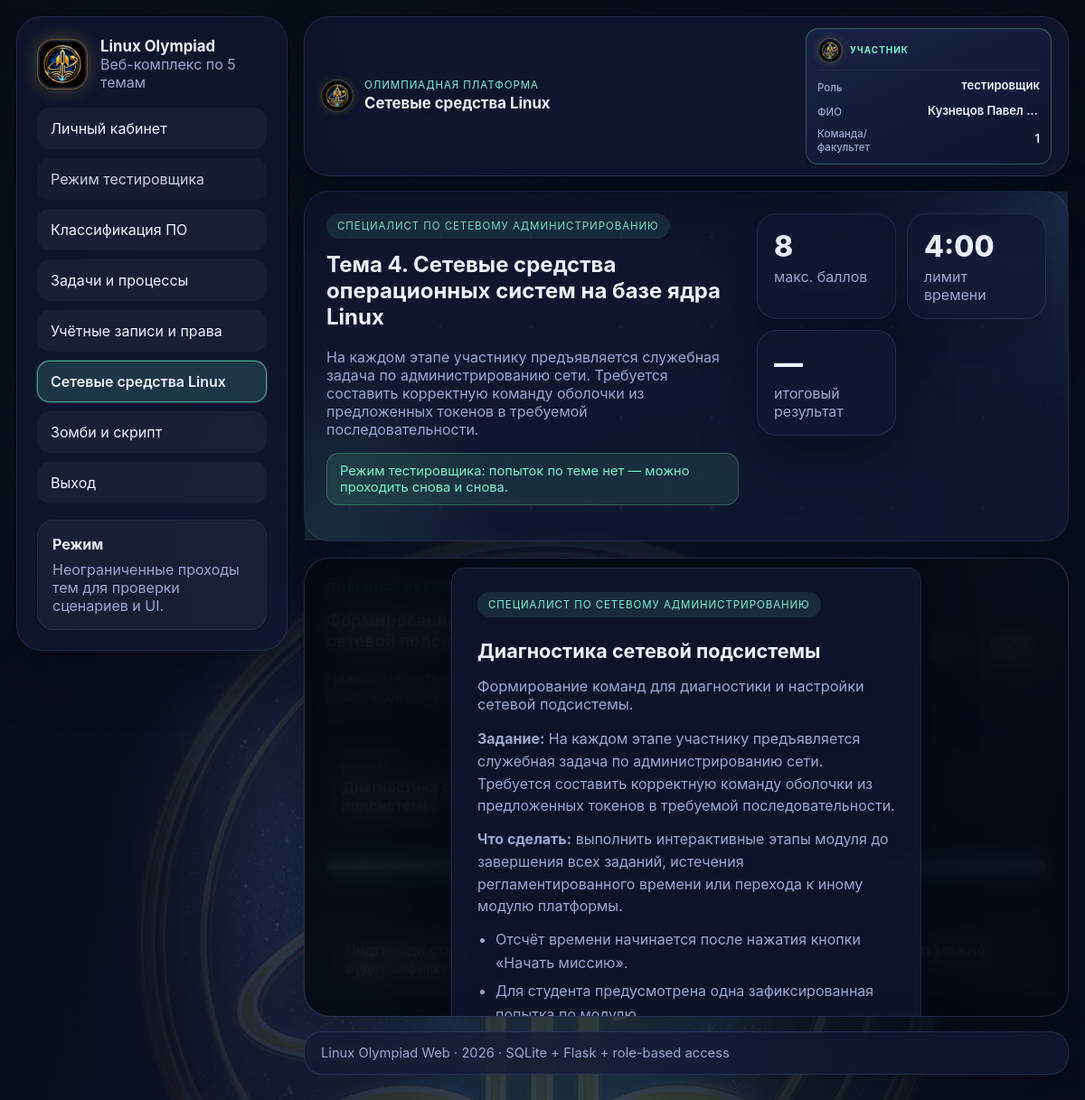
Before: /topic/4 (signed in) with the older database file.
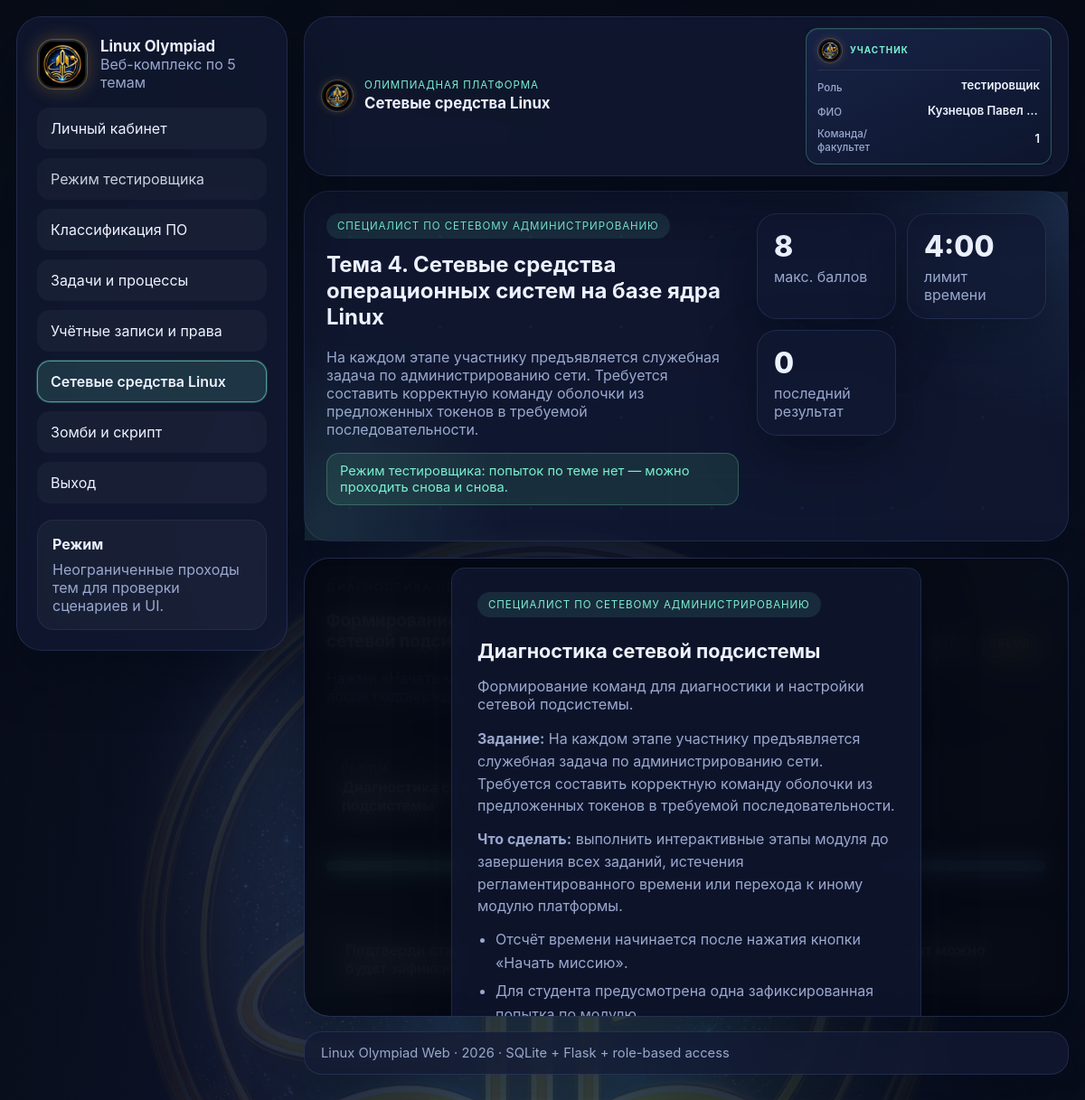
After: the same page with the newer database file.
### olympiad/models.py (models this page shows)
class TopicResult(db.Model):
    __tablename__ = "topic_results"
    id = db.Column(db.Integer, primary_key=True)
    user_id = db.Column(db.Integer, db.ForeignKey("users.id"), nullable=False)
    topic_id = db.Column(db.Integer, nullable=False)
    score = db.Column(db.Integer, nullable=False)
    max_score = db.Column(db.Integer, nullable=False)
    attempt = db.Column(db.Integer, nullable=False, default=1)
    details_json = db.Column(db.Text, nullable=True)
    created_at = db.Column(db.DateTime, default=datetime.utcnow, nullable=False)
    user = db.relationship("User", back_populates="results")

### olympiad/routes/pages.py (the view)
    @app.route("/topic/<int:topic_id>")
    @login_required
    def topic_page(topic_id: int):
        if session.get("role") == "admin":
            flash(
                "Преподаватель видит результаты через админ-панель. Для прохождения можно создать студенческий аккаунт.",
                "info",
            )
        topic = get_topic(topic_id)
        if not topic:
            flash("Такой темы нет.", "error")
            return redirect(url_for("dashboard"))
        role = session.get("role") or "student"
        is_tester = role == "tester"
        completed_result = (
            TopicResult.query.filter_by(user_id=session["user_id"], topic_id=topic_id)
            .order_by(TopicResult.created_at.desc())
            .first()
        )
        is_locked = (completed_result is not None) and not is_tester
        return render_template(
            "topic.html",
            topic=topic,
            topic_payload=json.dumps(topic, ensure_ascii=False),
            completed_result=completed_result,
            is_locked=is_locked,
            is_tester=is_tester,
            music_enabled=is_music_enabled(),
        )

### olympiad/models.py (called while the page is built)
    @property
    def full_name(self):
        parts = [self.surname, self.name, self.patronymic or ""]
        return " ".join(part for part in parts if part).strip()

### olympiad/utils/auth.py (called while the page is built)
def login_required(view_func):
    @wraps(view_func)
    def wrapper(*args, **kwargs):
        if not session.get("user_id"):
            return redirect(url_for("login"))
        return view_func(*args, **kwargs)
    return wrapper

### topics/__init__.py (called while the page is built)
def get_topic(topic_id: int):
    return TOPICS.get(topic_id)

def list_topics():
    return [TOPICS[key] for key in sorted(TOPICS.keys())]

### templates/topic.html (shortened to what this page needs)
{% extends "base.html" %}
{% block page_title %}{{ topic.short_title }}{% endblock %}
{% block content %}
<section class="topic-hero glass-card {{ topic.ui_theme }}">
    <div>
        <div class="card-badge">{{ topic.hero }}</div>
        <h2>{{ topic.title }}</h2>
        <p class="muted">{{ topic.description }}</p>
        {% if is_tester %}
            <p class="tester-banner">Режим тестировщика: попыток по теме нет — можно проходить снова и снова.</p>
        {% endif %}
    </div>
    <div class="hero-side-stats">
        <div class="stat-box compact">
            <div class="stat-value">{{ topic.max_score }}</div>
            <div class="stat-label">макс. баллов</div>
        </div>
        <div class="stat-box compact">
            <div class="stat-value">{{ topic.time_limit_seconds // 60 }}:{{ '%02d' % (topic.time_limit_seconds % 60) }}</div>
            <div class="stat-label">лимит времени</div>
        </div>
        <div class="stat-box compact">
            <div class="stat-value">{{ completed_result.score if completed_result else '—' }}</div>
            <div class="stat-label">{% if is_tester and completed_result %}последний{% else %}итоговый{% endif %} результат</div>
        </div>
    </div>
</section>
{% if is_locked %}
<section class="glass-card history-card single-run-lock {{ topic.ui_theme }}{% if completed_result and completed_result.score >= topic.max_score and topic.type != 'classification' %} topic-result-perfect{% endif %}">
    {% if completed_result and completed_result.score >= topic.max_score and topic.type != 'classification' %}
    <img
        src="{{ url_for('static', filename='img/brand/emblem-trophy.png') }}"
        alt=""
        class="topic-result-trophy"
        width="80"
        height="80"
    >
    {% endif %}
    <div class="section-head">
        <h3>{% if completed_result and completed_result.score >= topic.max_score and topic.type != 'classification' %}Модуль пройден на 100%{% else %}Тема уже завершена{% endif %}</h3>
    </div>
    <p class="muted">Попытка по этой теме уже зафиксирована в базе. Повторное прохождение и изменение результата отключены.</p>
    <div class="table-wrap">
        <table>
            <thead>
                <tr>
                    <th>Дата завершения</th>
                    <th>Баллы</th>
                    <th>Статус</th>
                </tr>
            </thead>
            <tbody>
                <tr>
                    <td>{{ completed_result.created_at.strftime('%d.%m.%Y %H:%M') }}</td>
                    <td>{{ completed_result.score }}/{{ completed_result.max_score }}</td>
                    <td>Результат зафиксирован</td>
                </tr>
            </tbody>
        </table>
    </div>
</section>
{% else %}
<section class="game-shell glass-card mission-pending {{ topic.ui_theme }}" id="game-mission-shell">
    <div class="mission-briefing-overlay" id="mission-briefing">
        <div class="mission-briefing-card glass-card">
            <div class="card-badge">{{ topic.hero }}</div>
            <h3>{{ topic.mission_title }}</h3>
            <p class="muted briefing-lead">{{ topic.tagline }}</p>
            <div class="briefing-body muted">
                <p><strong>Задание:</strong> {{ topic.description }}</p>
                <p><strong>Что сделать:</strong> выполнить интерактивные этапы модуля до завершения всех заданий, истечения регламентированного времени или перехода к иному модулю платформы.</p>
                <ul class="briefing-list">
                    <li>Отсчёт времени начинается после нажатия кнопки «Начать миссию».</li>
                    <li>Для студента предусмотрена одна зафиксированная попытка по модулю.</li>
                </ul>
            </div>
        </div>
    </div>
    <div class="game-toolbar">
        <div>
            <div class="game-kicker">{{ topic.mission_title }}</div>
            <h3>{{ topic.tagline }}</h3>
            <p class="muted">Нажми «Начать миссию» в окне выше: таймер и игра запустятся после подтверждения.</p>
        </div>
        <div class="score-panel expanded">
            <div class="score-chip">Баллы: <span id="current-score">0</span>/{{ topic.max_score }}</div>
            <div class="score-chip alt">Шаг: <span id="current-step">0</span></div>
            <div class="score-chip warn">Время: <span id="timer-value">--:--</span></div>
        </div>
    </div>
    <div class="game-meta-strip">
        <div class="meta-tile">
            <span class="meta-label">режим</span>
            <strong>{{ topic.mission_title }}</strong>
        </div>
        <div class="meta-tile">
            <span class="meta-label">тема</span>
            <strong>{{ topic.short_title }}</strong>
        </div>
        <div class="meta-tile">
            <span class="meta-label">лимит</span>
            <strong>{{ topic.time_limit_seconds }} сек.</strong>
        </div>
    </div>
    <div class="result-box" id="result-box">
        <div class="result-message" id="result-message">Подтверди старт миссии в окне выше. После начала таймер пойдёт, а результат можно будет зафиксировать.</div>
    </div>
</section>
{% endif %}
{% endblock %}

### templates/base.html (shortened to what this page needs)
<!DOCTYPE html>
<html lang="ru">
<head>
    <link rel="stylesheet" href="{{ url_for('static', filename='css/style.css') }}">
</head>
<body>
    <div class="site-emblem-bg" aria-hidden="true">
    </div>
    <div class="page-shell">
        <aside class="sidebar">
            <div class="brand-block">
                <img
                    src="{{ url_for('static', filename='img/brand/emblem-mission.png') }}"
                    alt=""
                    class="brand-logo brand-logo-img"
                    width="56"
                    height="56"
                >
                <div>
                    <div class="brand-title">Linux Olympiad</div>
                    <div class="brand-subtitle">Веб-комплекс по 5 темам</div>
                </div>
            </div>
            <nav class="nav-links">
                {% if session.get('user_id') %}
                    {% if session.get('role') == 'admin' %}
                        <a href="{{ url_for('admin_panel') }}" class="nav-link{% if nav_active == 'admin' %} nav-link--active{% endif %}">Панель преподавателя</a>
                    {% else %}
                        <a href="{{ url_for('dashboard') }}" class="nav-link{% if nav_active == 'dashboard' %} nav-link--active{% endif %}">Личный кабинет</a>
                        {% if session.get('role') == 'tester' %}
                            <span class="nav-link muted" style="pointer-events:none;opacity:0.85">Режим тестировщика</span>
                        {% endif %}
                        {% for nav_topic in all_topics %}
                            <a href="{{ url_for('topic_page', topic_id=nav_topic.id) }}" class="nav-link{% if current_topic_id == nav_topic.id %} nav-link--active{% endif %}">{{ nav_topic.short_title }}</a>
                        {% endfor %}
                    {% endif %}
                    <a href="{{ url_for('logout') }}" class="nav-link danger-link">Выход</a>
                {% else %}
                    <a href="{{ url_for('login') }}" class="nav-link">Вход</a>
                    <a href="{{ url_for('register') }}" class="nav-link">Регистрация</a>
                {% endif %}
            </nav>
            <div class="sidebar-note">
                <div class="note-title">Режим</div>
                <div class="note-text">
                    {% if session.get('role') == 'admin' %}
                        Доступ к базе студентов, попыткам и баллам по всем темам.
                    {% elif session.get('role') == 'tester' %}
                        Неограниченные проходы тем для проверки сценариев и UI.
                    {% else %}
                        Тренажёр с игровыми заданиями, сохраняющий результаты в SQLite.
                    {% endif %}
                </div>
            </div>
        </aside>
        <div class="content-area">
            <header class="topbar">
                <div class="topbar-left">
                    <img
                        src="{{ url_for('static', filename='img/brand/emblem-mission.png') }}"
                        alt=""
                        class="topbar-emblem"
                        width="36"
                        height="36"
                    >
                    <div class="topbar-main">
                        <div class="eyebrow topbar-eyebrow">Олимпиадная платформа</div>
                        <h1 class="page-title topbar-title">{% block page_title %}Интерактивный комплекс по Linux{% endblock %}</h1>
                    </div>
                </div>
                <div class="user-chip-wrap">
                    {% if user_profile %}
                        <aside class="user-profile-card user-profile-card--role-{{ user_profile.role }}" aria-label="Профиль участника">
                            <div class="user-profile-card__head">
                                <img
                                    src="{{ url_for('static', filename='img/brand/emblem-mission.png') }}"
                                    alt=""
                                    class="user-profile-card__emblem"
                                    width="28"
                                    height="28"
                                >
                                <span class="user-profile-card__title">Участник</span>
                            </div>
                            <dl class="user-profile-card__meta">
                                <dt>Роль</dt>
                                <dd>
                                    <span class="user-profile-value">{{ user_profile.role_label }}</span>
                                </dd>
                                <dt>ФИО</dt>
                                <dd>
                                    <span class="user-profile-value">{{ user_profile.full_name }}</span>
                                </dd>
                                <dt>Команда/факультет</dt>
                                <dd>
                                    {% set team_label = '—' if user_profile.role == 'admin' else (user_profile.team or '—') %}
                                    <span class="user-profile-value">{{ team_label }}</span>
                                </dd>
                            </dl>
                        </aside>
                    {% endif %}
                </div>
            </header>
            <main class="main-content">
                {% block content %}{% endblock %}
            </main>
            <footer class="footer">
                Linux Olympiad Web · {{ now_year }} · SQLite + Flask + role-based access
            </footer>
        </div>
    </div>
</body>
</html>

Changed rows visible on the page:
added TopicResult: score "0"
Other visible differences:
{{ completed_result.score if completed_result else '—' }}: "—" → (not shown)
text no longer shown: "итоговый"
text now shown: "последний"
